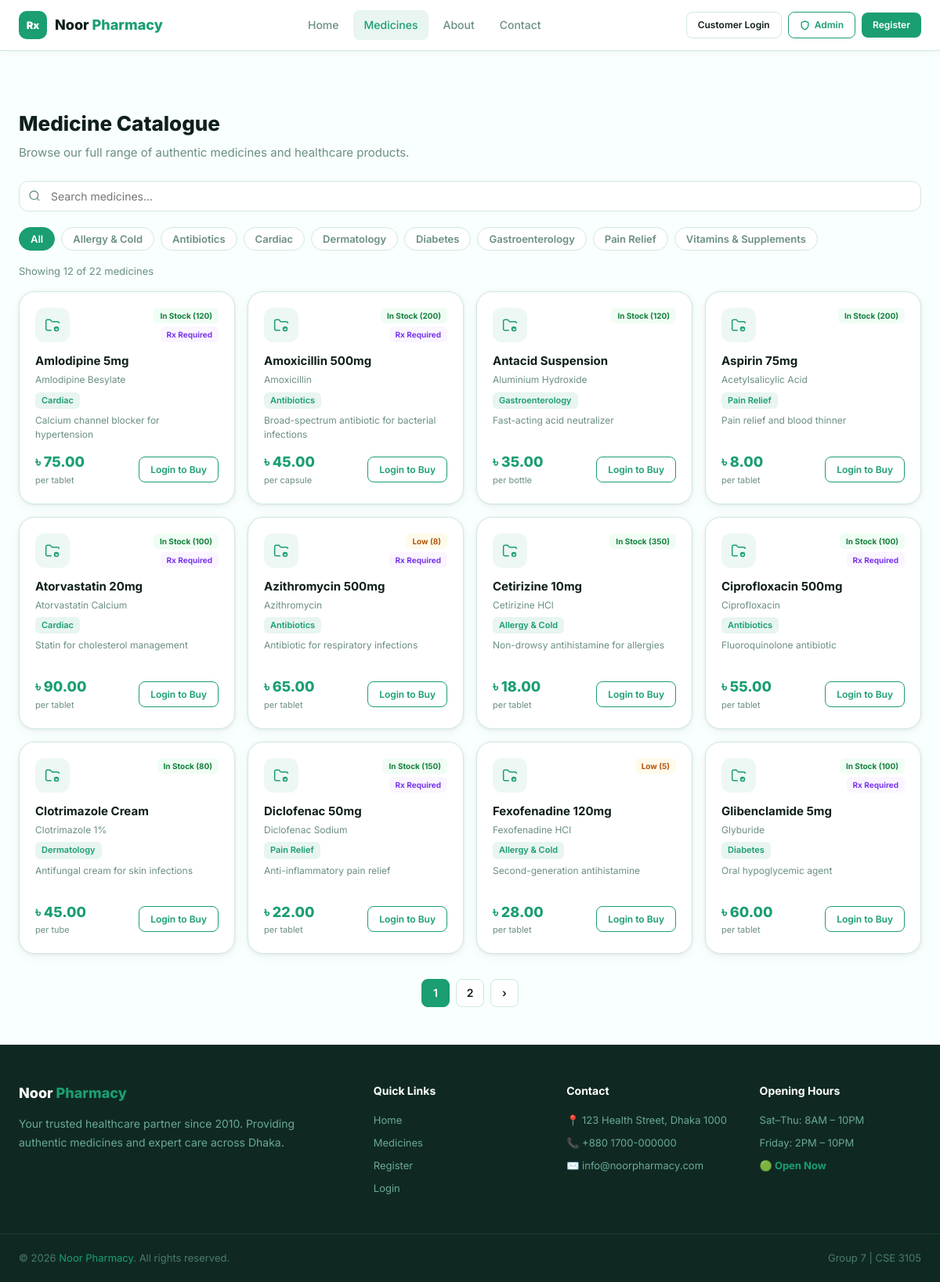
/medicines.php, run on the app's committed database.
### tables this page shows
CREATE TABLE IF NOT EXISTS categories (
    id INT AUTO_INCREMENT PRIMARY KEY,
    name VARCHAR(255) NOT NULL UNIQUE,
    description TEXT,
    created_at TIMESTAMP DEFAULT CURRENT_TIMESTAMP
);

CREATE TABLE IF NOT EXISTS medicines (
    id INT AUTO_INCREMENT PRIMARY KEY,
    name VARCHAR(255) NOT NULL,
    generic_name VARCHAR(255),
    description TEXT,
    category_id INT,
    price DECIMAL(10,2) NOT NULL DEFAULT 0,
    stock_quantity INT NOT NULL DEFAULT 0,
    low_stock_threshold INT NOT NULL DEFAULT 10,
    unit VARCHAR(50) DEFAULT 'tablet',
    manufacturer VARCHAR(255),
    requires_prescription TINYINT(1) DEFAULT 0,
    is_active TINYINT(1) DEFAULT 1,
    created_at TIMESTAMP DEFAULT CURRENT_TIMESTAMP,
    FOREIGN KEY (category_id) REFERENCES categories(id) ON DELETE SET NULL
);

### includes/db.php (called while the page is built, shortened)
<?php
function sanitize($value) {
    return htmlspecialchars(strip_tags(trim($value)));
}
function isLoggedIn() {
    return isset($_SESSION['user_id']);
}

### medicines.php (the view, shortened to what this page needs)
<?php
require_once 'includes/db.php';
$db = getDB();
$search = sanitize($_GET['search'] ?? '');
$categoryId = (int)($_GET['category'] ?? 0);
$page = max(1, (int)($_GET['page'] ?? 1));
$perPage = 12;
$offset = ($page - 1) * $perPage;
$where = ["m.is_active = 1"];
$params = [];
$types = '';
$whereSQL = 'WHERE ' . implode(' AND ', $where);
$countSQL = "SELECT COUNT(*) as cnt FROM medicines m $whereSQL";
$countStmt = $db->prepare($countSQL);
$countStmt->execute();
$total = $countStmt->get_result()->fetch_assoc()['cnt'];
$totalPages = ceil($total / $perPage);
$sql = "SELECT m.*, c.name as category_name FROM medicines m LEFT JOIN categories c ON c.id=m.category_id $whereSQL ORDER BY m.name LIMIT ? OFFSET ?";
$stmt = $db->prepare($sql);
$allParams = $params; $allParams[] = $perPage; $allParams[] = $offset;
$allTypes = $types . 'ii';
$stmt->bind_param($allTypes, ...$allParams);
$stmt->execute();
$medicines = $stmt->get_result()->fetch_all(MYSQLI_ASSOC);
$categories = $db->query("SELECT * FROM categories ORDER BY name")->fetch_all(MYSQLI_ASSOC);
include 'includes/header.php';
?>
<div class="container" style="padding-top:32px;padding-bottom:48px">
  <div class="page-header">
    <h1>Medicine Catalogue</h1>
    <p>Browse our full range of authentic medicines and healthcare products.</p>
  </div>
  <form method="GET" id="filterForm">
    <div class="filters-bar">
      <div class="search-wrap" style="flex:1;min-width:220px">
        <svg fill="none" stroke="currentColor" stroke-width="2" viewBox="0 0 24 24"><circle cx="11" cy="11" r="8"/><path d="M21 21l-4.35-4.35"/></svg>
        <input type="text" name="search" class="form-control search-input" placeholder="Search medicines..." value="<?= htmlspecialchars($search) ?>" oninput="this.form.submit()">
      </div>
    </div>
  </form>
  <div class="cat-tabs">
    <button class="cat-tab <?= !$categoryId ? 'active' : '' ?>" data-cat="all">All</button>
    <?php foreach ($categories as $cat): ?>
    <button class="cat-tab <?= $categoryId === $cat['id'] ? 'active' : '' ?>" data-cat="<?= $cat['id'] ?>"><?= htmlspecialchars($cat['name']) ?></button>
    <?php endforeach; ?>
  </div>
  <p style="font-size:13px;color:var(--muted);margin-bottom:16px">Showing <?= count($medicines) ?> of <?= $total ?> medicines<?= $search ? ' for "' . htmlspecialchars($search) . '"' : '' ?></p>
  <?php if (empty($medicines)): ?>
  <div class="no-results card p-6">
    <svg fill="none" stroke="currentColor" stroke-width="1.5" viewBox="0 0 24 24"><path d="M10.5 20H4a2 2 0 01-2-2V6a2 2 0 012-2h3.9a2 2 0 011.69.9l.81 1.2a2 2 0 001.67.9H20a2 2 0 012 2v2"/></svg>
    <h3 style="font-size:16px;margin:12px 0 6px">No medicines found</h3>
    <p style="color:var(--muted);font-size:13px">Try adjusting your search or category filter.</p>
  </div>
  <?php else: ?>
  <div class="medicines-grid">
    <?php foreach ($medicines as $med): ?>
    <?php
      $stockBadge = $med['stock_quantity'] <= 0 ? ['class'=>'stock-out','label'=>'Out of Stock']
        : ($med['stock_quantity'] <= $med['low_stock_threshold'] ? ['class'=>'stock-low','label'=>'Low ('.$med['stock_quantity'].')']
        : ['class'=>'stock-in','label'=>'In Stock ('.$med['stock_quantity'].')']);
      $canAdd = isLoggedIn() && !isAdmin() && $med['stock_quantity'] > 0;
    ?>
    <div class="card med-card">
      <div class="med-card-header">
        <div class="med-card-icon">
          <svg width="20" height="20" fill="none" stroke="currentColor" stroke-width="1.8" viewBox="0 0 24 24"><path d="M10.5 20H4a2 2 0 01-2-2V6a2 2 0 012-2h3.9a2 2 0 011.69.9l.81 1.2a2 2 0 001.67.9H20a2 2 0 012 2v.5"/><circle cx="18" cy="18" r="3"/><path d="M18 15v3M18 21v-.5M16.5 18H15M21 18h-.5"/></svg>
        </div>
        <div class="med-badges">
          <span class="stock-badge <?= $stockBadge['class'] ?>"><?= $stockBadge['label'] ?></span>
          <?php if ($med['requires_prescription']): ?><span class="rx-badge">Rx Required</span><?php endif; ?>
        </div>
      </div>
      <h3><?= htmlspecialchars($med['name']) ?></h3>
      <p class="generic"><?= htmlspecialchars($med['generic_name'] ?? '') ?></p>
      <?php if ($med['category_name']): ?><span class="cat-tag"><?= htmlspecialchars($med['category_name']) ?></span><?php endif; ?>
      <p class="desc"><?= htmlspecialchars($med['description'] ?? '') ?></p>
      <div class="med-card-footer">
        <div>
          <div style="font-size:18px;font-weight:800;color:var(--primary)">৳ <?= number_format($med['price'], 2) ?></div>
          <div class="price-unit">per <?= htmlspecialchars($med['unit']) ?></div>
        </div>
        <div>
          <?php if ($canAdd): ?>
          <div class="qty-control" style="margin-bottom:6px">
            <button class="qty-btn" onclick="changeMedQty(<?= $med['id'] ?>, -1)">−</button>
            <span class="qty-val" id="med-qty-<?= $med['id'] ?>">1</span>
            <button class="qty-btn" onclick="changeMedQty(<?= $med['id'] ?>, 1)">+</button>
          </div>
          <button class="add-cart-btn" onclick="addToCart(<?= $med['id'] ?>, '<?= addslashes($med['name']) ?>')">
            <svg width="14" height="14" fill="none" stroke="currentColor" stroke-width="2.5" viewBox="0 0 24 24"><path d="M6 2L3 6v14a2 2 0 002 2h14a2 2 0 002-2V6l-3-4z"/><line x1="3" y1="6" x2="21" y2="6"/><path d="M16 10a4 4 0 01-8 0"/></svg>
            Add to Cart
          </button>
          <?php elseif (!isLoggedIn()): ?>
          <a href="login.php" class="btn btn-outline-primary btn-sm">Login to Buy</a>
          <?php else: ?>
          <span style="font-size:12px;color:var(--muted)">Out of stock</span>
          <?php endif; ?>
        </div>
      </div>
    </div>
    <?php endforeach; ?>
  </div>
  <?php if ($totalPages > 1): ?>
  <div class="pagination">
    <?php
      $baseUrl = '?search=' . urlencode($search) . ($categoryId ? '&category=' . $categoryId : '');
      if ($page > 1): ?>
    <?php endif;
    for ($i = max(1,$page-2); $i <= min($totalPages,$page+2); $i++): ?>
      <a href="<?= $baseUrl ?>&page=<?= $i ?>" class="page-btn <?= $i===$page?'active':'' ?>"><?= $i ?></a>
    <?php endfor;
    if ($page < $totalPages): ?>
      <a href="<?= $baseUrl ?>&page=<?= $page+1 ?>" class="page-btn">›</a>
    <?php endif; ?>
  </div>
  <?php endif; ?>
  <?php endif; ?>
</div>
<?php include 'includes/footer.php'; ?>

### includes/header.php (shortened to what this page needs)
<?php
require_once __DIR__ . '/db.php';
$currentUser = isLoggedIn() ? getCurrentUser() : null;
$currentPage = basename($_SERVER['PHP_SELF'], '.php');
?>
<!DOCTYPE html>
<html lang="en">
<head>
  <link rel="stylesheet" href="<?= str_repeat('../', $depth ?? 0) ?>assets/css/style.css">
</head>
<body>
<nav class="navbar">
  <div class="navbar-inner">
    <a href="<?= str_repeat('../', $depth ?? 0) ?>index.php" class="navbar-logo">
      <div class="logo-icon">Rx</div>
      <div class="logo-text">Noor <span>Pharmacy</span></div>
    </a>
    <div class="nav-links">
      <a href="<?= str_repeat('../', $depth ?? 0) ?>index.php" class="nav-link <?= $currentPage === 'index' ? 'active' : '' ?>">Home</a>
      <a href="<?= str_repeat('../', $depth ?? 0) ?>medicines.php" class="nav-link <?= $currentPage === 'medicines' ? 'active' : '' ?>">Medicines</a>
      <a href="<?= str_repeat('../', $depth ?? 0) ?>index.php#about" class="nav-link">About</a>
      <a href="<?= str_repeat('../', $depth ?? 0) ?>index.php#contact" class="nav-link">Contact</a>
    </div>
    <div class="nav-actions">
      <?php if (isLoggedIn()): ?>
      <div class="user-menu">
        <button class="user-btn" id="userMenuBtn">
          <div class="user-avatar" style="<?= isAdmin() ? '' : 'background:var(--primary-light);color:var(--primary)' ?>"><?= strtoupper(substr($currentUser['name'], 0, 1)) ?></div>
          <span><?= htmlspecialchars(explode(' ', $currentUser['name'])[0]) ?></span>
          <svg width="12" height="12" fill="none" stroke="currentColor" stroke-width="2.5" viewBox="0 0 24 24"><polyline points="6 9 12 15 18 9"/></svg>
        </button>
        <div class="dropdown" id="userDropdown">
          <div class="dropdown-header">
            <?php if (isAdmin()): ?><p>Admin Account</p><?php endif; ?>
            <small><?= htmlspecialchars($currentUser['email']) ?></small>
          </div>
          <?php if (isAdmin()): ?>
          <a href="<?= str_repeat('../', $depth ?? 0) ?>admin/dashboard.php" class="dropdown-item">Dashboard</a>
          <a href="<?= str_repeat('../', $depth ?? 0) ?>admin/inventory.php" class="dropdown-item">Inventory</a>
          <a href="<?= str_repeat('../', $depth ?? 0) ?>admin/orders.php" class="dropdown-item">Orders</a>
          <a href="<?= str_repeat('../', $depth ?? 0) ?>admin/reports.php" class="dropdown-item">Reports</a>
          <a href="<?= str_repeat('../', $depth ?? 0) ?>admin/notifications.php" class="dropdown-item">Notifications</a>
          <?php else: ?>
          <a href="<?= str_repeat('../', $depth ?? 0) ?>profile.php" class="dropdown-item">My Profile</a>
          <a href="<?= str_repeat('../', $depth ?? 0) ?>orders.php" class="dropdown-item">My Orders</a>
          <?php endif; ?>
          <hr class="dropdown-divider">
          <a href="<?= str_repeat('../', $depth ?? 0) ?>logout.php" class="dropdown-item text-danger">
            <svg width="14" height="14" fill="none" stroke="currentColor" stroke-width="2" viewBox="0 0 24 24"><path d="M9 21H5a2 2 0 01-2-2V5a2 2 0 012-2h4M16 17l5-5-5-5M21 12H9"/></svg>
            Logout
          </a>
        </div>
      </div>
      <?php else: ?>
      <a href="<?= str_repeat('../', $depth ?? 0) ?>login.php" class="btn btn-outline btn-sm">Customer Login</a>
      <a href="<?= str_repeat('../', $depth ?? 0) ?>login.php?role=admin" class="btn btn-outline-primary btn-sm">
        <svg width="13" height="13" fill="none" stroke="currentColor" stroke-width="2.5" viewBox="0 0 24 24"><path d="M12 22s8-4 8-10V5l-8-3-8 3v7c0 6 8 10 8 10z"/></svg>
        Admin
      </a>
      <a href="<?= str_repeat('../', $depth ?? 0) ?>register.php" class="btn btn-primary btn-sm">Register</a>
      <?php endif; ?>
    </div>
  </div>
</nav>

### includes/footer.php (shortened to what this page needs)
<footer>
  <div class="footer-inner">
    <div class="footer-brand">
      <div class="logo-text">Noor <span>Pharmacy</span></div>
      <p>Your trusted healthcare partner since 2010. Providing authentic medicines and expert care across Dhaka.</p>
    </div>
    <div class="footer-col">
      <h4>Quick Links</h4>
      <a href="<?= str_repeat('../', $depth ?? 0) ?>index.php">Home</a>
      <a href="<?= str_repeat('../', $depth ?? 0) ?>medicines.php">Medicines</a>
      <a href="<?= str_repeat('../', $depth ?? 0) ?>register.php">Register</a>
      <a href="<?= str_repeat('../', $depth ?? 0) ?>login.php">Login</a>
    </div>
    <div class="footer-col">
      <h4>Contact</h4>
      <p>📍 123 Health Street, Dhaka 1000</p>
      <p>📞 +880 1700-000000</p>
      <p>✉️ info@noorpharmacy.com</p>
    </div>
    <div class="footer-col">
      <h4>Opening Hours</h4>
      <p>Sat–Thu: 8AM – 10PM</p>
      <p>Friday: 2PM – 10PM</p>
      <p style="color:var(--primary);font-weight:700;margin-top:8px">🟢 Open Now</p>
    </div>
  </div>
  <div class="footer-bottom">
    <p>© <?= date('Y') ?> <span>Noor Pharmacy</span>. All rights reserved.</p>
    <p>Group 7 | CSE 3105</p>
  </div>
</footer>
</body>
</html>

### data on the page
categories: name "Allergy & Cold"
categories: name "Antibiotics"
categories: name "Cardiac"
categories: name "Dermatology"
categories: name "Diabetes"
categories: name "Gastroenterology"
categories: name "Pain Relief"
categories: name "Vitamins & Supplements"
medicines: stock_quantity+low_stock_threshold "In Stock (120)", requires_prescription "Rx Required", name "Amlodipine 5mg", generic_name "Amlodipine Besylate", category.name "Cardiac", description "Calcium channel blocker for hypertension", price "75.00", unit "tablet"
medicines: stock_quantity+low_stock_threshold "In Stock (200)", requires_prescription "Rx Required", name "Amoxicillin 500mg", generic_name "Amoxicillin", category.name "Antibiotics", description "Broad-spectrum antibiotic for bacterial infections", price "45.00", unit "capsule"
medicines: stock_quantity+low_stock_threshold "In Stock (120)", name "Antacid Suspension", generic_name "Aluminium Hydroxide", category.name "Gastroenterology", description "Fast-acting acid neutralizer", price "35.00", unit "bottle"
medicines: stock_quantity+low_stock_threshold "In Stock (200)", name "Aspirin 75mg", generic_name "Acetylsalicylic Acid", category.name "Pain Relief", description "Pain relief and blood thinner", price "8.00", unit "tablet"
medicines: stock_quantity+low_stock_threshold "In Stock (100)", requires_prescription "Rx Required", name "Atorvastatin 20mg", generic_name "Atorvastatin Calcium", category.name "Cardiac", description "Statin for cholesterol management", price "90.00", unit "tablet"
medicines: stock_quantity+low_stock_threshold "Low (8)", requires_prescription "Rx Required", name "Azithromycin 500mg", generic_name "Azithromycin", category.name "Antibiotics", description "Antibiotic for respiratory infections", price "65.00", unit "tablet"
medicines: stock_quantity+low_stock_threshold "In Stock (350)", name "Cetirizine 10mg", generic_name "Cetirizine HCl", category.name "Allergy & Cold", description "Non-drowsy antihistamine for allergies", price "18.00", unit "tablet"
medicines: stock_quantity+low_stock_threshold "In Stock (100)", requires_prescription "Rx Required", name "Ciprofloxacin 500mg", generic_name "Ciprofloxacin", category.name "Antibiotics", description "Fluoroquinolone antibiotic", price "55.00", unit "tablet"
medicines: stock_quantity+low_stock_threshold "In Stock (80)", name "Clotrimazole Cream", generic_name "Clotrimazole 1%", category.name "Dermatology", description "Antifungal cream for skin infections", price "45.00", unit "tube"
medicines: stock_quantity+low_stock_threshold "In Stock (150)", requires_prescription "Rx Required", name "Diclofenac 50mg", generic_name "Diclofenac Sodium", category.name "Pain Relief", description "Anti-inflammatory pain relief", price "22.00", unit "tablet"
medicines: stock_quantity+low_stock_threshold "Low (5)", name "Fexofenadine 120mg", generic_name "Fexofenadine HCl", category.name "Allergy & Cold", description "Second-generation antihistamine", price "28.00", unit "tablet"
medicines: stock_quantity+low_stock_threshold "In Stock (100)", requires_prescription "Rx Required", name "Glibenclamide 5mg", generic_name "Glyburide", category.name "Diabetes", description "Oral hypoglycemic agent", price "60.00", unit "tablet"

### other printed values
count($medicines) "12"
$total "22"
